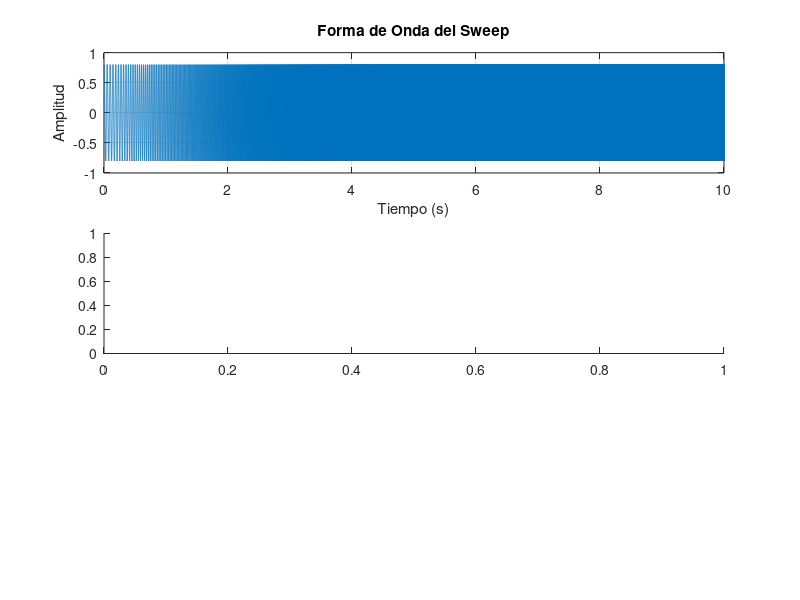

Write the MATLAB code that produced this figure. (Note: this script raises an error after producing the figure.)
% generate_sweep.m
% Script para generar un barrido de frecuencias (sweep)
% Proyecto: SocMusicPlayer - Sistemas Empotrados

pkg load signal
clear all;
close all;
clc;

fprintf('========================================\n');
fprintf('  GENERADOR DE BARRIDO DE FRECUENCIAS\n');
fprintf('========================================\n\n');

% ======================================
% Parámetros del sweep
% ======================================
Fs = 44100;           % Frecuencia de muestreo (Hz)
duration = 10;        % Duración del sweep (segundos)
f_start = 20;         % Frecuencia inicial (Hz)
f_end = 20000;        % Frecuencia final (Hz)
amplitude = 0.8;      % Amplitud (0-1)

fprintf('Parámetros del sweep:\n');
fprintf('  Frecuencia de muestreo: %d Hz\n', Fs);
fprintf('  Duración: %d segundos\n', duration);
fprintf('  Frecuencia inicial: %d Hz\n', f_start);
fprintf('  Frecuencia final: %d Hz\n', f_end);
fprintf('  Tipo: Barrido logarítmico\n\n');

% ======================================
% Generar el sweep
% ======================================
fprintf('Generando barrido de frecuencias...\n');

% Vector de tiempo
t = linspace(0, duration, Fs * duration);

% Generar sweep logarítmico
% La frecuencia instantánea varía logarítmicamente con el tiempo
sweep = chirp(t, f_start, duration, f_end, 'logarithmic');

% Aplicar amplitud
sweep = amplitude * sweep;

fprintf('¡Barrido generado exitosamente!\n');
fprintf('  Número de muestras: %d\n\n', length(sweep));

% ======================================
% Guardar el archivo
% ======================================
filename = 'sweep_generado.wav';
audiowrite(filename, sweep, Fs);
fprintf('Archivo guardado como: %s\n\n', filename);

% ======================================
% Análisis espectral
% ======================================
fprintf('Generando análisis espectral...\n');

% Espectrograma
figure('Position', [100, 100, 1200, 800]);

subplot(3, 1, 1);
plot(t, sweep);
title('Forma de Onda del Sweep');
xlabel('Tiempo (s)');
ylabel('Amplitud');
grid on;
xlim([0, duration]);

subplot(3, 1, 2);
spectrogram(sweep, 2048, 1024, 2048, Fs, 'yaxis');
title('Espectrograma - Barrido Logarítmico (20 Hz a 20 kHz)');
colorbar;
ylim([0, 20]);

% FFT
subplot(3, 1, 3);
NFFT = 2^nextpow2(length(sweep));
Y = fft(sweep, NFFT);
f = Fs/2 * linspace(0, 1, NFFT/2+1);
magnitude = 2*abs(Y(1:NFFT/2+1)) / length(sweep);

plot(f, magnitude);
title('Espectro de Frecuencias');
xlabel('Frecuencia (Hz)');
ylabel('Magnitud');
grid on;
xlim([0, 20000]);
set(gca, 'XScale', 'log');

fprintf('¡Gráficas generadas!\n\n');

% ======================================
% Reproducir el sweep
% ======================================
fprintf('¿Deseas reproducir el sweep generado? (s/n): ');
respuesta = input('', 's');

if strcmpi(respuesta, 's')
    fprintf('\nReproduciendo barrido de frecuencias...\n');
    fprintf('(El tono subirá progresivamente de grave a agudo)\n');
    player = audioplayer(sweep, Fs);
    play(player);

    fprintf('\nPresiona Ctrl+C para detener.\n');
    pause(duration + 1);
end

fprintf('\n========================================\n');
fprintf('Proceso completado.\n');
fprintf('Ahora puedes usar "filter_sweep.m" para\n');
fprintf('aplicar filtros a este barrido.\n');
fprintf('========================================\n');
